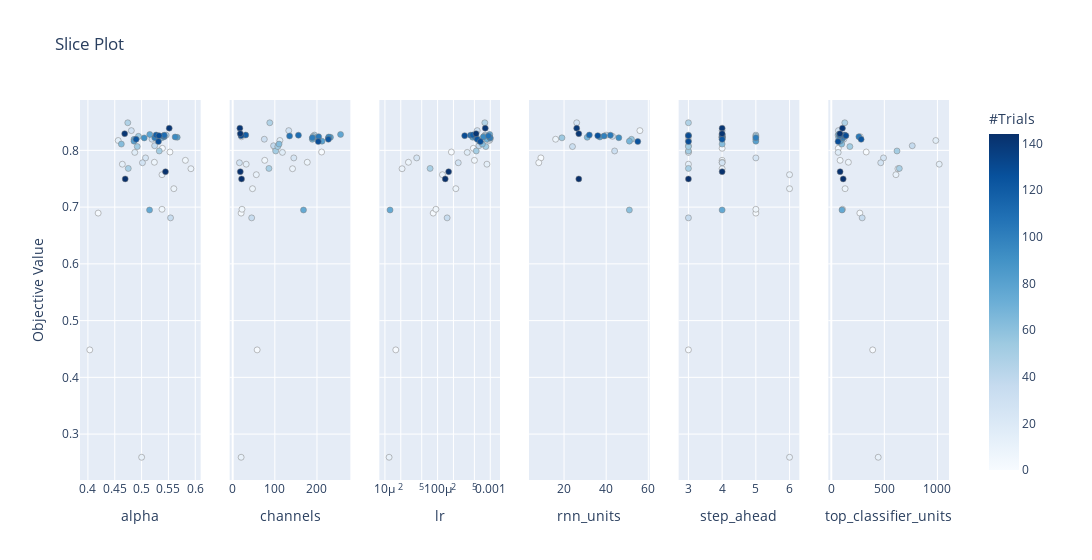

Here is the notebook cell this chart was saved with:
### Code cell
fig = optuna.visualization.plot_slice(study)
fig.show()
